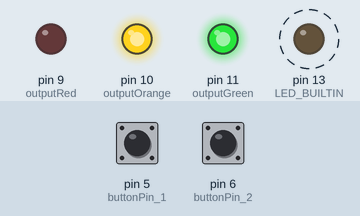
This sketch was run on a simulated Arduino Uno, built with avr-gcc and run on an emulated ATmega328P. Shown: output pins drawn as LEDs (lit = HIGH). Dashed ring = blinking. The test bench sets the inputs (shaded band); at power-on: pin 5 (buttonPin_1) HIGH, pin 6 (buttonPin_2) HIGH.

Above: at 3.8 s.
3.9 s: pin 5 (buttonPin_1) pulled LOW for 1.3 s
At 7.9 s:
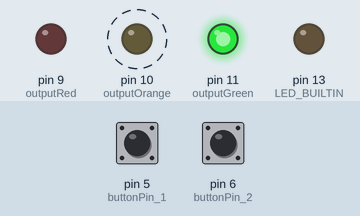
At 10.3 s:
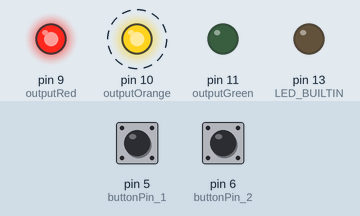
13.2 s: pin 5 (buttonPin_1) pulled LOW for 3.2 s
At 16.4 s:
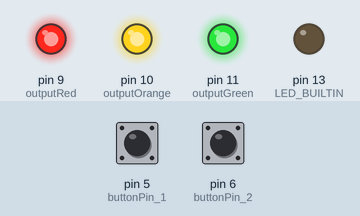
Timing chart, 0 to 28.5 s (numbered marks = the images above; inputs shaded):
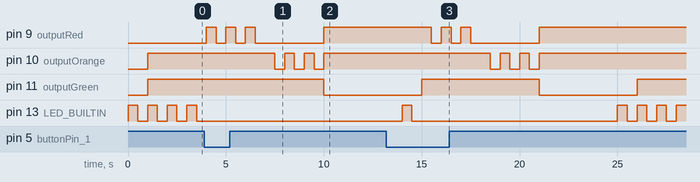

Measured:
- after the input at 3.9 s, pin 9 (outputRed): LOW → HIGH after 0.10 s, then repeats every 1.0 s: LOW 0.50 s, HIGH 0.50 s; pin 10 (outputOrange): alternates HIGH for 0.50 s and LOW for 0.50 s, 6 changes in all, then stays HIGH, starting after 3.6 s; pin 11 (outputGreen): HIGH → LOW after 6.1 s; pin 13 (LED_BUILTIN): stops changing and stays LOW
- after the input at 13.2 s, pin 9 (outputRed): goes LOW 0.50 s, HIGH 0.50 s, LOW 0.50 s, HIGH 0.50 s, LOW 3.5 s, then HIGH, starting after 2.3 s; pin 10 (outputOrange): alternates HIGH for 0.50 s and LOW for 0.50 s, 6 changes in all, then stays HIGH, starting after 5.3 s
- by itself, pin 13 (LED_BUILTIN): alternates HIGH for 0.50 s and LOW for 0.50 s

The sketch:

Traffic_Lights.ino
```cpp
int buttonPin_1   = 5;   // the digital input pin connected to the button
int buttonPin_2   = 6;   // the digital input pin connected to the button
int buttonState_1 = 0;   // variable to store the button state
int buttonState_2 = 0;   // variable to store the button state
// the digital output pin connected to the output
int outputRed     = 9;
int outputOrange  = 10;
int outputGreen   = 11;

void setup() {
  pinMode(LED_BUILTIN, OUTPUT);


  pinMode(buttonPin_1, INPUT_PULLUP);
  pinMode(buttonPin_2, INPUT_PULLUP);
  pinMode(outputGreen, OUTPUT);
  pinMode(outputOrange, OUTPUT);
  pinMode(outputRed, OUTPUT);
}

void loop() {
  digitalWrite(LED_BUILTIN, HIGH);
  delay(500);
  digitalWrite(LED_BUILTIN, LOW);
  delay(500);

  // digitalWrite(outputRed, HIGH);            // set the output pin to HIGH
  digitalWrite(outputOrange, HIGH);         // set the output pin to HIGH
  digitalWrite(outputGreen, HIGH);          // set the output pin to HIGH

  buttonState_2 = digitalRead(buttonPin_2); // read the value from the button
  if (buttonState_2 == LOW) {               // if the button is pressed
    digitalWrite(outputRed, LOW);          // turn the Red OFF
  }


  buttonState_1 = digitalRead(buttonPin_1); // read the value from the button
  if (buttonState_1 == LOW) {               // if the button is pressed
    for (int i = 0; i < 3; i++) {           // loop 3 times
      digitalWrite(outputRed, HIGH);        // turn the Red OFF
      delay(500);                           // wait for 1 seconds
      digitalWrite(outputRed, LOW);         // turn the Red ON
      delay(500);                           // wait for 1 seconds
    }
    for (int i = 0; i < 3; i++) {           // loop 3 times
      digitalWrite(outputOrange, HIGH);     // turn the Orange OFF
      delay(500);                           // wait for 1 seconds
      digitalWrite(outputOrange, LOW);      // turn the Orange ON
      delay(500);                           // wait for 1 seconds
    }
    digitalWrite(outputRed, HIGH);          // turn the Red OFF
    digitalWrite(outputOrange, HIGH);       // turn the Orange OFF
    digitalWrite(outputGreen, LOW);         // turn the Green ON
    delay(4000);
  }
}
```
